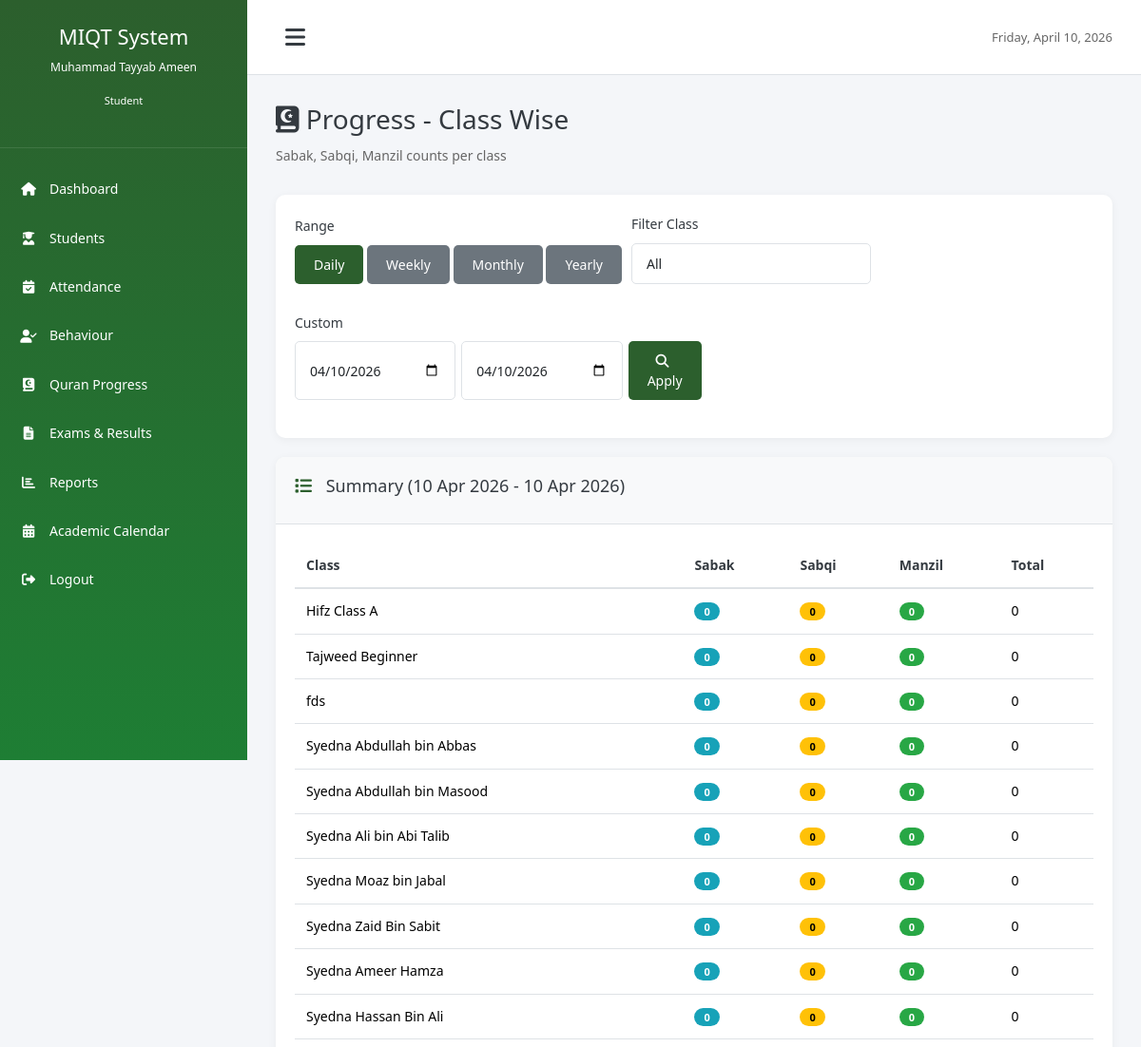
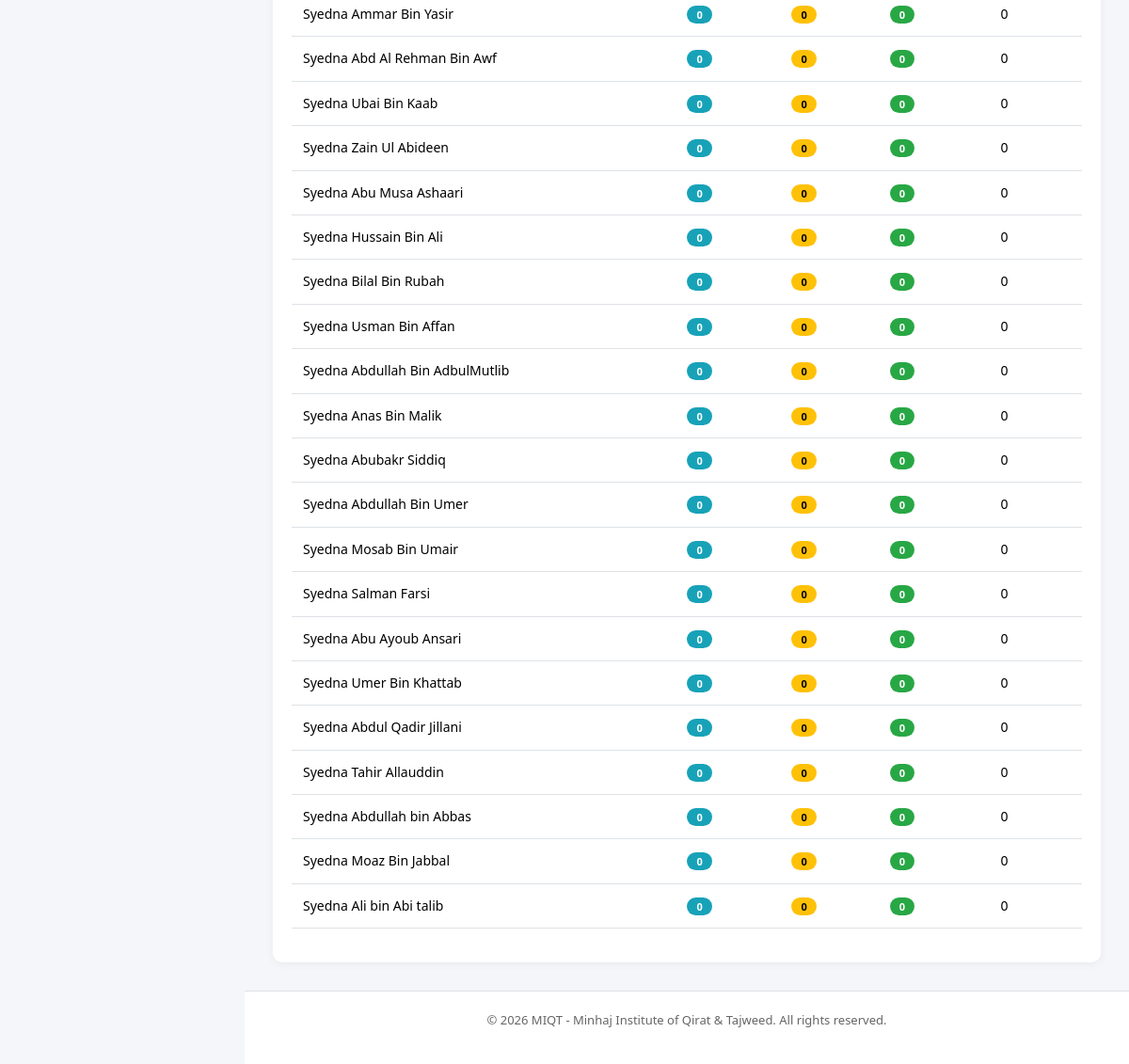
/modules/reports/progress_classwise.php (signed in), run on the app's committed database (2 pictures, top to bottom).
### tables this page shows
CREATE TABLE `classes` (
  `id` int(11) NOT NULL,
  `class_name` varchar(100) NOT NULL,
  `class_teacher_id` int(11) DEFAULT NULL,
  `capacity` int(11) DEFAULT 30,
  `status` enum('active','inactive') DEFAULT 'active',
  `created_at` timestamp NOT NULL DEFAULT current_timestamp()
);

### modules/reports/progress_classwise.php (the view, shortened to what this page needs)
<?php
require_once '../../config/database.php';
$range = $_GET['range'] ?? 'daily';
$from = $_GET['from'] ?? '';
$to = $_GET['to'] ?? '';
$class_id = isset($_GET['class_id']) ? (int)$_GET['class_id'] : 0;
function resolveRange($range,$from,$to){$t=date('Y-m-d');return [$t,$t];}
[$date_from,$date_to]=resolveRange($range,$from,$to);
$params=[$date_from,$date_to,$date_from,$date_to,$date_from,$date_to];
$whereClass='';
$sql="
SELECT c.id as class_id, c.class_name,
       COALESCE(sab.sabak_count,0) AS sabak,
       COALESCE(sbq.sabqi_count,0) AS sabqi,
       COALESCE(mz.manzil_count,0) AS manzil
FROM classes c
LEFT JOIN (
    SELECT s.class_id, COUNT(*) AS sabak_count
    FROM sabak_records r JOIN students s ON s.id=r.student_id
    WHERE r.record_date BETWEEN ? AND ? {$whereClass}
    GROUP BY s.class_id
) sab ON sab.class_id=c.id
LEFT JOIN (
    SELECT s.class_id, COUNT(*) AS sabqi_count
    FROM sabqi_records r JOIN students s ON s.id=r.student_id
    WHERE r.record_date BETWEEN ? AND ? {$whereClass}
    GROUP BY s.class_id
) sbq ON sbq.class_id=c.id
LEFT JOIN (
    SELECT s.class_id, COUNT(*) AS manzil_count
    FROM manzil_records r JOIN students s ON s.id=r.student_id
    WHERE r.record_date BETWEEN ? AND ? {$whereClass}
    GROUP BY s.class_id
) mz ON mz.class_id=c.id
WHERE c.status='active'";
$st=$db->prepare($sql);
$st->execute($params);
$rows=$st->fetchAll();
require_once '../../includes/header.php';
?>
<div class="page-header">
    <h1 class="page-title"><i class="fas fa-book-quran"></i> Progress - Class Wise</h1>
    <p class="subtitle">Sabak, Sabqi, Manzil counts per class</p>
</div>
<div class="dashboard-card mb-20">
    <div class="card-body">
        <form method="GET" action="" class="form-row" style="display:flex;gap:10px;flex-wrap:wrap;align-items:flex-end;">
            <div class="form-group">
                <label>Range</label>
                <div>
                    <?php $mk=function($r)use($class_id){return '?range='.$r.($class_id?('&class_id='.$class_id):'');}; ?>
                    <a class="btn <?php echo ($range=='daily')?'btn-primary':'btn-secondary'; ?>" href="<?php echo $mk('daily'); ?>">Daily</a>
                    <a class="btn <?php echo ($range=='weekly')?'btn-primary':'btn-secondary'; ?>" href="<?php echo $mk('weekly'); ?>">Weekly</a>
                    <a class="btn <?php echo ($range=='monthly')?'btn-primary':'btn-secondary'; ?>" href="<?php echo $mk('monthly'); ?>">Monthly</a>
                    <a class="btn <?php echo ($range=='yearly')?'btn-primary':'btn-secondary'; ?>" href="<?php echo $mk('yearly'); ?>">Yearly</a>
                </div>
            </div>
            <div class="form-group">
                <label for="class_id">Filter Class</label>
                <select name="class_id" id="class_id" class="form-control" onchange="this.form.submit()">
                    <option value="0">All</option>
                </select>
            </div>
            <div class="form-group">
                <label>Custom</label>
                <div style="display:flex;gap:6px;">
                    <input type="date" name="from" class="form-control" value="<?php echo htmlspecialchars($date_from); ?>">
                    <input type="date" name="to" class="form-control" value="<?php echo htmlspecialchars($date_to); ?>">
                    <button class="btn btn-primary" type="submit"><i class="fas fa-search"></i> Apply</button>
                </div>
            </div>
        </form>
    </div>
</div>
<div class="dashboard-card">
    <div class="card-header">
        <h3><i class="fas fa-list"></i> Summary (<?php echo date('d M Y',strtotime($date_from)); ?> - <?php echo date('d M Y',strtotime($date_to)); ?>)</h3>
    </div>
    <div class="card-body">
        <table class="table">
            <thead>
                <tr>
                    <th>Class</th>
                    <th>Sabak</th>
                    <th>Sabqi</th>
                    <th>Manzil</th>
                    <th>Total</th>
                </tr>
            </thead>
            <tbody>
                <?php foreach($rows as $r): $total=$r['sabak']+$r['sabqi']+$r['manzil']; ?>
                <tr>
                    <td><?php echo $r['class_name']; ?></td>
                    <td><span class="badge badge-info"><?php echo $r['sabak']; ?></span></td>
                    <td><span class="badge badge-warning"><?php echo $r['sabqi']; ?></span></td>
                    <td><span class="badge badge-success"><?php echo $r['manzil']; ?></span></td>
                    <td><?php echo $total; ?></td>
                </tr>
                <?php endforeach; ?>
            </tbody>
        </table>
    </div>
</div>
<?php require_once '../../includes/footer.php'; ?>

### assets/css/style.css (style rules this page uses)
* { margin: 0; padding: 0; box-sizing: border-box; }
:root { --primary-color: #2c5f2d; --secondary-color: #1e7e34; --success-color: #28a745; --danger-color: #dc3545; --warning-color: #ffc107; --info-color: #17a2b8; --light-color: #f8f9fa; --dark-color: #343a40; --border-color: #dee2e6; --sidebar-width: 260px; --sidebar-collapsed-width: 72px; }
body { font-family: 'Jameel Noori Nastaleeq', 'Segoe UI', Tahoma, Geneva, Verdana, sans-serif; font-size: 14px; line-height: 1.6; color: #333; background-color: #f4f6f9; }
[dir="rtl"], .urdu-text, .arabic-text, th, td, .progress-table th, .progress-table td, table th, table td { font-family: 'Jameel Noori Nastaleeq', 'Segoe UI', Tahoma, Geneva, Verdana, sans-serif; }
* { font-variant-ligatures: normal; text-rendering: optimizeLegibility; }
.page-title { font-size: 28px; margin-bottom: 10px; color: var(--dark-color); }
.subtitle { font-size: 14px; color: #666; margin-bottom: 30px; }
.dashboard-card { background: white; border-radius: 10px; box-shadow: 0 2px 10px rgba(0,0,0,0.05); overflow: hidden; }
.card-header { background: #f8f9fa; padding: 20px; border-bottom: 1px solid var(--border-color); display: flex; justify-content: space-between; align-items: center; }
.card-header h3 { font-size: 18px; color: var(--dark-color); }
.card-header h3 i { margin-right: 10px; color: var(--primary-color); }
.card-body { padding: 20px; }
.form-group { margin-bottom: 20px; }
.form-group label { display: block; margin-bottom: 8px; font-weight: 500; color: var(--dark-color); }
.form-control { width: 100%; padding: 10px 15px; border: 1px solid var(--border-color); border-radius: 5px; font-size: 14px; transition: border-color 0.3s; }
.form-row { display: grid; grid-template-columns: repeat(auto-fit, minmax(250px, 1fr)); gap: 20px; }
select.form-control { cursor: pointer; }
.btn { display: inline-block; padding: 10px 20px; border: none; border-radius: 5px; font-size: 14px; cursor: pointer; text-decoration: none; transition: all 0.3s; text-align: center; }
.btn-primary { background: var(--primary-color); color: white; }
.btn-secondary { background: #6c757d; color: white; }
.btn i { margin-right: 5px; }
.table { width: 100%; border-collapse: collapse; }
.table thead { background: #f8f9fa; }
.table th { padding: 12px; text-align: left; font-weight: 600; color: var(--dark-color); border-bottom: 2px solid var(--border-color); }
.table td { padding: 12px; border-bottom: 1px solid var(--border-color); }
.badge { display: inline-block; padding: 4px 10px; border-radius: 12px; font-size: 11px; font-weight: 600; }
.badge-success { background: var(--success-color); color: white; }
.badge-warning { background: var(--warning-color); color: #000; }
.badge-info { background: var(--info-color); color: white; }
.mb-20 { margin-bottom: 20px; }

### data on the page
classes: class_name "Hifz Class A", sabak "0", sabqi "0", manzil "0", total "0"
classes: class_name "Tajweed Beginner", sabak "0", sabqi "0", manzil "0", total "0"
classes: class_name "fds", sabak "0", sabqi "0", manzil "0", total "0"
classes: class_name "Syedna Abdullah bin Abbas", sabak "0", sabqi "0", manzil "0", total "0"
classes: class_name "Syedna Abdullah bin Masood", sabak "0", sabqi "0", manzil "0", total "0"
classes: class_name "Syedna Ali bin Abi Talib", sabak "0", sabqi "0", manzil "0", total "0"
classes: class_name "Syedna Moaz bin Jabal", sabak "0", sabqi "0", manzil "0", total "0"
classes: class_name "Syedna Zaid Bin Sabit", sabak "0", sabqi "0", manzil "0", total "0"
classes: class_name "Syedna Ameer Hamza", sabak "0", sabqi "0", manzil "0", total "0"
classes: class_name "Syedna Hassan Bin Ali", sabak "0", sabqi "0", manzil "0", total "0"
classes: class_name "Syedna Ammar Bin Yasir", sabak "0", sabqi "0", manzil "0", total "0"
classes: class_name "Syedna Abd Al Rehman Bin Awf", sabak "0", sabqi "0", manzil "0", total "0"
classes: class_name "Syedna Ubai Bin Kaab", sabak "0", sabqi "0", manzil "0", total "0"
classes: class_name "Syedna Zain Ul Abideen", sabak "0", sabqi "0", manzil "0", total "0"
classes: class_name "Syedna Abu Musa Ashaari", sabak "0", sabqi "0", manzil "0", total "0"
classes: class_name "Syedna Hussain Bin Ali", sabak "0", sabqi "0", manzil "0", total "0"
classes: class_name "Syedna Bilal Bin Rubah", sabak "0", sabqi "0", manzil "0", total "0"
classes: class_name "Syedna Usman Bin Affan", sabak "0", sabqi "0", manzil "0", total "0"
classes: class_name "Syedna Abdullah Bin AdbulMutlib", sabak "0", sabqi "0", manzil "0", total "0"
classes: class_name "Syedna Anas Bin Malik", sabak "0", sabqi "0", manzil "0", total "0"
classes: class_name "Syedna Abubakr Siddiq", sabak "0", sabqi "0", manzil "0", total "0"
classes: class_name "Syedna Abdullah Bin Umer", sabak "0", sabqi "0", manzil "0", total "0"
classes: class_name "Syedna Mosab Bin Umair", sabak "0", sabqi "0", manzil "0", total "0"
classes: class_name "Syedna Salman Farsi", sabak "0", sabqi "0", manzil "0", total "0"
classes: class_name "Syedna Abu Ayoub Ansari", sabak "0", sabqi "0", manzil "0", total "0"
classes: class_name "Syedna Umer Bin Khattab", sabak "0", sabqi "0", manzil "0", total "0"
classes: class_name "Syedna Abdul Qadir Jillani", sabak "0", sabqi "0", manzil "0", total "0"
classes: class_name "Syedna Tahir Allauddin", sabak "0", sabqi "0", manzil "0", total "0"
classes: class_name "Syedna Abdullah bin Abbas", sabak "0", sabqi "0", manzil "0", total "0"
classes: class_name "Syedna Moaz Bin Jabbal", sabak "0", sabqi "0", manzil "0", total "0"
classes: class_name "Syedna Ali bin Abi talib", sabak "0", sabqi "0", manzil "0", total "0"

### other printed values
getUserName() "Muhammad Tayyab Ameen"
str_replace('_', ' ', getUserRole()) "Student"
date('d M Y',strtotime($date_from)) "10 Apr 2026"
date('d M Y',strtotime($date_to)) "10 Apr 2026"
